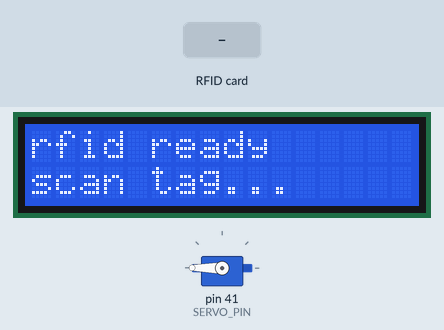
Recording of a sketch running on a simulated Arduino Mega 2560, built with avr-gcc and run on an emulated ATmega2560. On the bench: 16×2 character LCD, servo. The inputs (shaded band) are chosen by the test bench. What the sketch prints to the serial monitor is not drawn.

Above: at 1.3 s.
1.4 s: RFID card 5E 7A 19 C4 held to the reader
At 2.0 s:
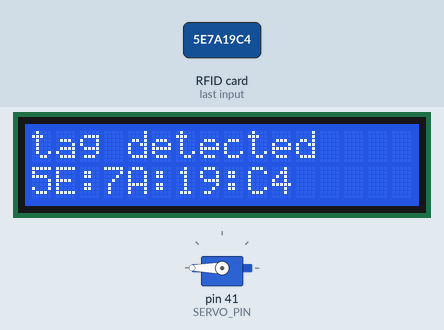
Timing chart, 0 to 4.4 s (numbered marks = the images above; inputs shaded):
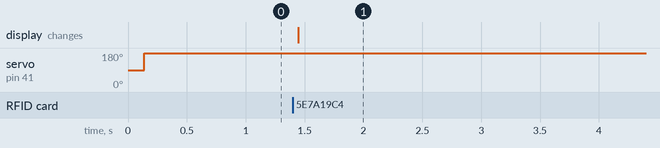

The sketch:

Exercise6___RFID_RC522_Servo.ino
```cpp
/*
  Exercise 6 - RFID RC522 and servo

  This program moves the servo to place the RFID tag near the reader.
  Then, reads the RFID tag UID and displays it both on the LCD and Serial Monitor
*/

#include <Wire.h>                // I2C communication library
#include <LiquidCrystal_I2C.h>   // LCD display library
#include <Servo.h>               // Servo motor library
#include <SPI.h>                 // SPI communication library
#include <MFRC522.h>             // RFID RC522 library

// servo config
#define SERVO_PIN 41
// manual RFID position measured in the lab
#define RFID_POSITION 180

// RFID config
// SS_PIN 53 is used because Arduino Mega uses pin 53 as SPI SS
#define SS_PIN 53
#define RST_PIN 5

// hardware objects
Servo myservo;
MFRC522 rfid(SS_PIN, RST_PIN);
LiquidCrystal_I2C lcd(0x3F, 16, 2);

// tag variables
String tagUID = "";
bool tagRead = false;

void setup()
{
  // init Serial communication
  Serial.begin(9600);

  // init LCD
  lcd.init();
  lcd.backlight();
  lcd.clear();

  // init servo (attached)
  myservo.attach(SERVO_PIN);

  // init RFID communication
  SPI.begin();
  rfid.PCD_Init();

  // move servo to RFID reader pos
  myservo.write(RFID_POSITION);

  // startup message
  lcd.setCursor(0, 0);
  lcd.print("rfid ready");
  lcd.setCursor(0, 1);
  lcd.print("scan tag...");
}

void loop()
{
  // if the tag has already been read, keep the result on screen
  if (tagRead)
  {
    return;
  }

  readRFID();
}

void readRFID()
{
  // check if a new RFID card is present
  if (!rfid.PICC_IsNewCardPresent())
  {
    return;
  }

  // try to read card serial number
  if (!rfid.PICC_ReadCardSerial())
  {
    return;
  }

  tagUID = "";

  // build UID string from card bytes
  for (byte i = 0; i < rfid.uid.size; i++)
  {
    if (rfid.uid.uidByte[i] < 0x10)
    {
      tagUID += "0";
    }

    tagUID += String(rfid.uid.uidByte[i], HEX);

    if (i < rfid.uid.size - 1)
    {
      tagUID += ":";
    }
  }

  // convert UID to uppercase
  tagUID.toUpperCase();

  // mark tag as read
  tagRead = true;

  printSerial();
  updateLCD();

  // stop communication with current card
  rfid.PICC_HaltA();
}

void printSerial()
{
  // print RFID tag uid to Serial Monitor
  Serial.print("rfid tag uid: ");
  Serial.println(tagUID);
}

void updateLCD()
{
  // display UID on LCD
  lcd.clear();

  lcd.setCursor(0, 0);
  lcd.print("tag detected");

  lcd.setCursor(0, 1);
  lcd.print(tagUID);
}
```

Measured:
- after the input at 1.4 s, the display: changes after 0.05 s (image 1)
